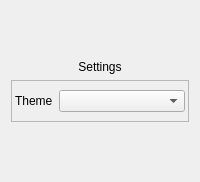
         <widget class="QWidget" name="settingsPage">
          <layout class="QVBoxLayout" name="verticalLayout_6">
           <item>
            <spacer name="verticalSpacer_2">
             <property name="orientation">
              <enum>Qt::Orientation::Vertical</enum>
             </property>
             <property name="sizeHint" stdset="0">
              <size>
               <width>20</width>
               <height>40</height>
              </size>
             </property>
            </spacer>
           </item>
           <item>
            <widget class="QWidget" name="widget_6" native="true">
             <layout class="QVBoxLayout" name="verticalLayout_7">
              <property name="leftMargin">
               <number>0</number>
              </property>
              <property name="rightMargin">
               <number>0</number>
              </property>
              <item>
               <widget class="QLabel" name="label_2">
                <property name="text">
                 <string>Settings</string>
                </property>
                <property name="alignment">
                 <set>Qt::AlignmentFlag::AlignCenter</set>
                </property>
               </widget>
              </item>
              <item>
               <widget class="QFrame" name="frame">
                <property name="frameShape">
                 <enum>QFrame::Shape::StyledPanel</enum>
                </property>
                <property name="frameShadow">
                 <enum>QFrame::Shadow::Raised</enum>
                </property>
                <layout class="QHBoxLayout" name="horizontalLayout_4">
                 <property name="leftMargin">
                  <number>3</number>
                 </property>
                 <property name="topMargin">
                  <number>9</number>
                 </property>
                 <property name="rightMargin">
                  <number>3</number>
                 </property>
                 <property name="bottomMargin">
                  <number>9</number>
                 </property>
                 <item>
                  <widget class="QLabel" name="label_3">
                   <property name="text">
                    <string>Theme</string>
                   </property>
                  </widget>
                 </item>
                 <item>
                  <widget class="QComboBox" name="themeList">
                   <property name="sizePolicy">
                    <sizepolicy hsizetype="Expanding" vsizetype="Fixed">
                     <horstretch>0</horstretch>
                     <verstretch>0</verstretch>
                    </sizepolicy>
                   </property>
                  </widget>
                 </item>
                </layout>
               </widget>
              </item>
              <item>
               <spacer name="verticalSpacer_3">
                <property name="orientation">
                 <enum>Qt::Orientation::Vertical</enum>
                </property>
                <property name="sizeHint" stdset="0">
                 <size>
                  <width>20</width>
                  <height>40</height>
                 </size>
                </property>
               </spacer>
              </item>
             </layout>
            </widget>
           </item>
          </layout>
         </widget>
